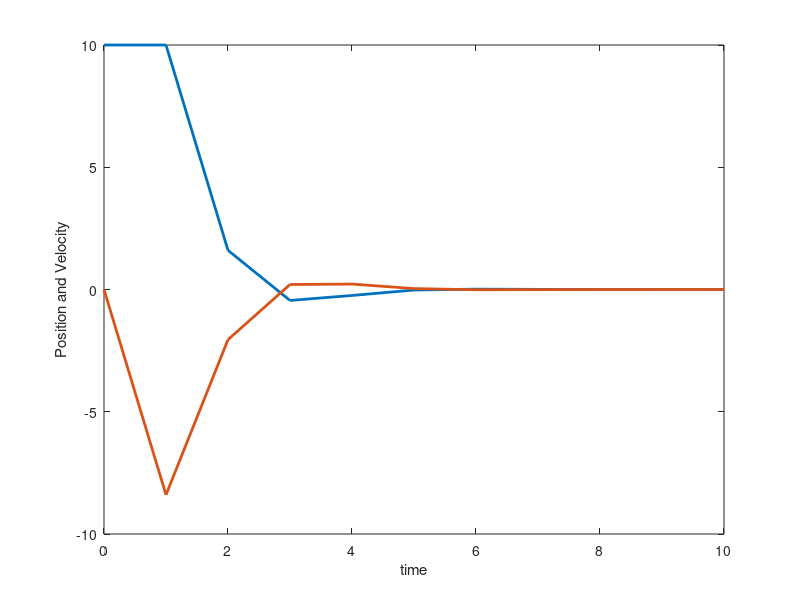

Here is the MATLAB script that generated this plot:
%% MPC Implementation 
%% Unconstrained MPC implies No control and state constraints

%% System Definition : 
%% x_1 = position, x_2 = velocity, u = acceleration

A = [1 1; 0 1];
B = [0; 1];
C = [1 0; 0 1]
D = [0];
x0 = [10; 0];
Ts = 1;
Tsim = 10; %100 or 1000

%% Given parameters : 
N = 2;
R = 1/10; % Try for R = 6 and compare with the results
Q = [1 0; 0 0];
P = [1 0; 0 1];

%% Cost Function :
%% min J(U) = x0^T*Q*x0 + (Sx*x0 + Su*U)^T*Q_bar*(Sx*x0 + Su*U) + U^T*R_bar * U
%% Grad(J(U)) = 0 implies U_ = -inv(G)*F*x0

Sx = [A; A^2];
Su = [B [0;0]; A*B B];

%Q_bar = [Q 0 0 ...0; 0 Q 0..0; 0 0 Q 0..0;.....;0 0 0 ....P]
Q_bar = [Q zeros(2,2); zeros(2,2) P];
R_bar = [R 0; 0 R] %Block diagonal of R

F = Su'*Q_bar*Sx; 
G = R_bar + Su'* Q_bar * Su;
K0 = -[1 0]*inv(G)*F;   %% extract first element of optimal control vector

%% Closed loop System

sys_CL = ss((A+B*K0), B, C, [], Ts)
[y,t,x] = initial(sys_CL, x0, Tsim)

%% Plot Results 
plot(t, y, 'LineWidth',2)
xlabel('time')
ylabel('Position and Velocity')



